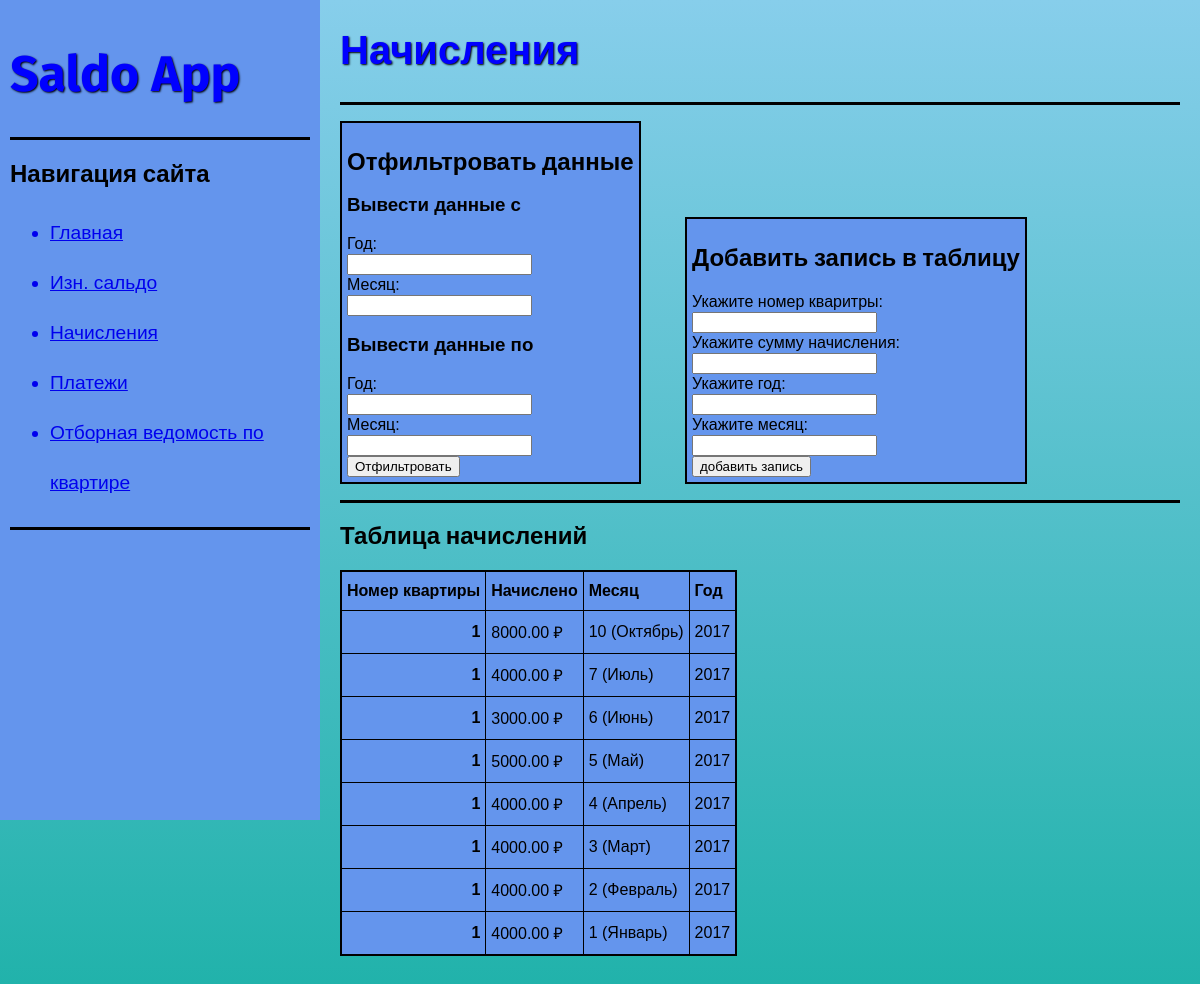
The page /payments on the database its author committed.
### saldoapp/models.py (models this page shows)
class Payment(models.Model):
    class Meta:
        unique_together = ('saldo_id', 'year', 'month')
    saldo_id = models.ForeignKey(InitialSaldo, on_delete=models.CASCADE)
    year = models.PositiveIntegerField()
    month = models.PositiveIntegerField()
    value = models.DecimalField(max_digits=10, decimal_places=2)

class InitialSaldo(models.Model):
    apartment_id = models.PositiveIntegerField(primary_key=True)
    value = models.DecimalField(max_digits=10, decimal_places=2)
    year = models.PositiveIntegerField()

### saldoapp/views.py (the view)
# urls.py: path('payments', views.payments, name='initial saldo'),
def payments(response:HttpRequest):
    error_message = ''
    filter_used = False
    if response.method == 'POST':
        try:
            saldo_id = int(response.POST.get('saldo_id'))
            value = float(response.POST.get('value'))
            month = int(response.POST.get('month'))
            year = int(response.POST.get('year'))
            if value <= 0:
                error_message = 'Указано значение платежа меньше или равное 0'
                raise Exception()
            if month < 1 or month > 12:
                error_message = 'Указано некорректное значение месяца'
                raise Exception()
            o = Payment()
            o.saldo_id = InitialSaldo.objects.get(apartment_id=saldo_id)
            o.value = value
            o.month = month
            o.year = year
            o.save()
        except:
            if len(error_message) == 0:
                error_message = 'Ошибка! Проверьте корректность данных и попробуйте еще раз'
    elif response.method == 'GET':
        if len(list(response.GET)) > 0:
            try:
                from_year = response.GET.get('from_year')
                to_year = response.GET.get('to_year')
                from_month = response.GET.get('from_month')
                to_month = response.GET.get('to_month')
                table = Payment.objects.filter(year__gte=from_year, year__lte=to_year)
                table = table.filter(month__gte=from_month, month__lte=to_month)
                print(table)
                table = table.order_by('year', 'month')[::-1]
                filter_used = True
            except:
                if len(error_message) == 0:
                    error_message = 'Ошибка! Неверно заданы параметры фильтра'
    if not filter_used:
        table = Payment.objects.order_by('year', 'month')[::-1]
    return render(response, 'payments.html',
                  {'table': table,
                   'error_orccured': len(error_message) != 0,
                   'error_message': error_message,
                   'month_names': month_names})

### saldoapp/templatetags/saldoapp_extras.py (called while the page is built)
def get_value_from_dict(dict_data, key):
    if key:
        return dict_data.get(key)

### saldoapp/templates/payments.html (shortened to what this page needs)
{% extends 'index.html' %}
{% load saldoapp_extras %}
{% block content %}
    <h1 id="sitecontent_text">Начисления</h1>
    <hr>
    <div class="tableform_box">
        <h2>Отфильтровать данные</h2>
        <form action="" method="get" class="tableform">
            <h3>Вывести данные с </h3>
            <label for="from_year">Год:</label>
            <div>
                <input type="number" name="from_year" id="from_year" required="required">
            </div>
            <label for="from_month">Месяц:</label>
            <div>
                <input type="number" name="from_month" id="from_month" required="required">
            </div>
            <h3>Вывести данные по </h3>
            <label for="to_year">Год:</label>
            <div>
                <input type="number" name="to_year" id="to_year" required="required">
            </div>
            <label for="to_month">Месяц:</label>
            <div>
                <input type="number" name="to_month" id="to_month" required="required">
            </div>
            <input type="submit" value="Отфильтровать">
        </form>
    </div>
    <div style="margin-left: 40px;" class="tableform_box">
        <h2>Добавить запись в таблицу</h2>
        <form action="" method="post" class="tableform">
            <label for="saldo_id">Укажите номер кваритры: </label>
            <div>
                <input type="number" name="saldo_id" id="saldo_id" required="required">
            </div>
            <label for="value">Укажите сумму начисления: </label>
            <div>
                <input type="text" name="value" id="value" required="required">
            </div>
            <label for="year">Укажите год: </label>
            <div>
                <input type="number" name="year" id="year" required="required">
            </div>
            <label for="month">Укажите месяц: </label>
            <div>
                <input type="number" name="month" id="month" required="required">
            </div>
            <input type="submit" value="добавить запись">
        </form>
    </div>
    <hr>
    <h2>Таблица начислений</h2>
    <table class="datatable">
        <thead>
            <tr>
                <th style="text-align: right">Номер квартиры</th>
                <th>Начислено</th>
                <th>Месяц</th>
                <th>Год</th>
            </tr>
        </thead>
        <tbody>
            {% for item in table %}
                <tr>
                    <th style="text-align: right">
                        {{item.saldo_id.apartment_id}}
                    </th>
                    <td>{{item.value}} ₽</td>
                    <td>{{item.month}} ({{ month_names|get_value_from_dict:item.month }})</td>
                    <td>{{item.year}}</td>
                </tr>
            {% endfor %}
        </tbody>
    </table>
{% endblock %}

### saldoapp/static/stylesheet.css (style rules this page uses)
body { font-family: "consolas", sans-serif; height: 100%; margin: 0px; margin-bottom: 40px; background: linear-gradient(skyblue, lightseagreen); background-repeat: no-repeat; background-attachment: fixed; }
h1 { text-shadow: 1px 1px 2px black; font-family: "Fira Sans", sans-serif; font-size: 50px; color: blue; }
h2 { font-family: "Fira Sans", sans-serif; color: black; }
hr { display: block; border: 0; border-top: 3px solid black; margin: 1em 0; padding: 0; }
.tableform_box { display: inline-block; padding: 5px; border: 2px solid black; background-color: cornflowerblue; }
.datatable thead { text-align: left; }
.datatable tbody { text-align: left; }
.datatable { overflow: hidden; text-overflow: ellipsis; word-wrap: break-word; display: inline-table; font-family: "consolas", sans-serif; background-color: cornflowerblue; border-collapse: collapse; border: 2px solid black; }
.datatable th { padding-block: 10px; padding-right: 5px; padding-left: 5px; border: 1px solid black; }
.datatable td { padding-block: 10px; padding-right: 5px; padding-left: 5px; border: 1px solid black; }
.tableform { vertical-align: top; line-height: 20px; }
#sitecontent_text { font-size: 40px; }

### rows shown on the page
Payment: saldo_id.apartment_id "1", value "8000.00", month "10", month "Октябрь", year "2017"
Payment: saldo_id.apartment_id "1", value "4000.00", month "7", month "Июль", year "2017"
Payment: saldo_id.apartment_id "1", value "3000.00", month "6", month "Июнь", year "2017"
Payment: saldo_id.apartment_id "1", value "5000.00", month "5", month "Май", year "2017"
Payment: saldo_id.apartment_id "1", value "4000.00", month "4", month "Апрель", year "2017"
Payment: saldo_id.apartment_id "1", value "4000.00", month "3", month "Март", year "2017"
Payment: saldo_id.apartment_id "1", value "4000.00", month "2", month "Февраль", year "2017"
Payment: saldo_id.apartment_id "1", value "4000.00", month "1", month "Январь", year "2017"
